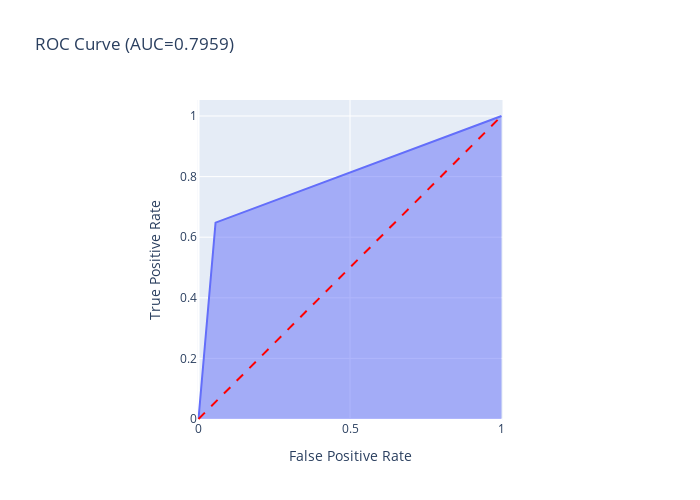

This figure's notebook cell:
### Code cell
import plotly.express as px
from sklearn.metrics import roc_curve, auc
y_score = Baseline1.predict_proba(X_test)[:, 1]
fpr, tpr, thresholds = roc_curve(y_test, y_score)
fig = px.area(
    x=fpr, y=tpr,
    title=f'ROC Curve (AUC={auc(fpr, tpr):.4f})',
    labels=dict(x='False Positive Rate', y='True Positive Rate'),
    width=700, height=500
)
fig.add_shape(
    type='line', line=dict(color="red",dash='dash'),
    x0=0, x1=1, y0=0, y1=1
)

fig.update_yaxes(scaleanchor="x", scaleratio=1)
fig.update_xaxes(constrain='domain')
fig.show()

### Figure 1 — Plotly figure (JSON) as saved in the notebook; plotly's stock layout.template omitted (floating-point values rounded to 4 significant figures)
{"data": [{"hovertemplate": "False Positive Rate=%{x}<br>True Positive Rate=%{y}<extra></extra>", "legendgroup": "", "line": {"color": "#636efa"}, "mode": "lines", "name": "", "orientation": "v", "showlegend": false, "stackgroup": "1", "type": "scatter", "x": [0, 0.05626, 1], "xaxis": "x", "y": [0, 0.648, 1], "yaxis": "y"}], "layout": {"height": 500, "legend": {"tracegroupgap": 0}, "shapes": [{"line": {"color": "red", "dash": "dash"}, "type": "line", "x0": 0, "x1": 1, "y0": 0, "y1": 1}], "title": {"text": "ROC Curve (AUC=0.7959)"}, "width": 700, "xaxis": {"anchor": "y", "autorange": true, "constrain": "domain", "domain": [0.2176, 0.7824], "range": [-0.0033, 1.003], "title": {"text": "False Positive Rate"}, "type": "linear"}, "yaxis": {"anchor": "x", "autorange": true, "domain": [0, 1], "range": [-0.0033, 1.053], "scaleanchor": "x", "scaleratio": 1, "title": {"text": "True Positive Rate"}, "type": "linear"}}}
